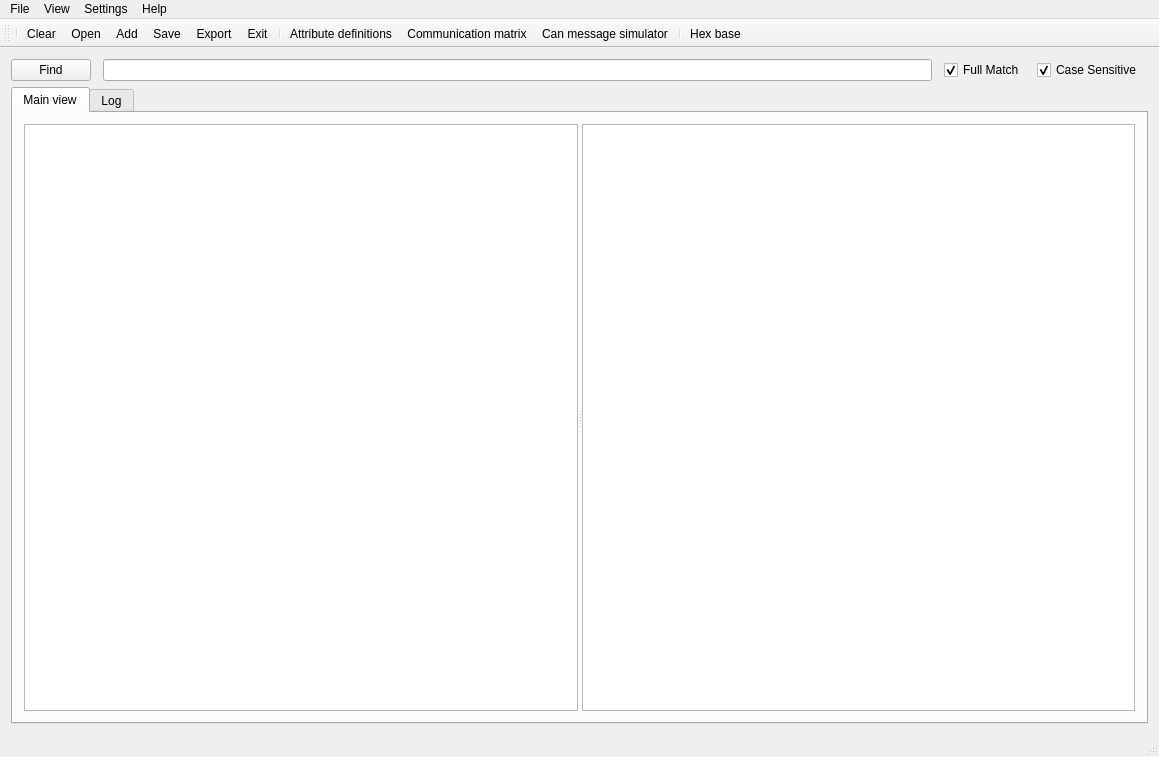
<?xml version="1.0" encoding="UTF-8"?>
<ui version="4.0">
 <class>CanBusConfiguratorClass</class>
 <widget class="QMainWindow" name="CanBusConfiguratorClass">
  <property name="geometry">
   <rect>
    <x>0</x>
    <y>0</y>
    <width>1159</width>
    <height>757</height>
   </rect>
  </property>
  <property name="windowTitle">
   <string>CanBusConfigurator</string>
  </property>
  <property name="windowIcon">
   <iconset resource="CanBusConfigurator.qrc">
    <normaloff>:/CanBusConfigurator/Icons/database.png</normaloff>:/CanBusConfigurator/Icons/database.png</iconset>
  </property>
  <property name="styleSheet">
   <string notr="true"/>
  </property>
  <widget class="QWidget" name="centralWidget">
   <layout class="QGridLayout" name="gridLayout">
    <item row="0" column="0">
     <layout class="QHBoxLayout" name="horizontalLayout">
      <property name="spacing">
       <number>12</number>
      </property>
      <item>
       <widget class="QPushButton" name="pushButton_Find">
        <property name="mouseTracking">
         <bool>false</bool>
        </property>
        <property name="styleSheet">
         <string notr="true"/>
        </property>
        <property name="text">
         <string>Find</string>
        </property>
        <property name="icon">
         <iconset resource="CanBusConfigurator.qrc">
          <normaloff>:/CanBusConfigurator/Icons/find.png</normaloff>:/CanBusConfigurator/Icons/find.png</iconset>
        </property>
       </widget>
      </item>
      <item>
       <widget class="QLineEdit" name="lineEdit_Find"/>
      </item>
      <item>
       <widget class="QCheckBox" name="checkBox_FullMatch">
        <property name="text">
         <string>Full Match</string>
        </property>
        <property name="checked">
         <bool>true</bool>
        </property>
        <property name="tristate">
         <bool>false</bool>
        </property>
       </widget>
      </item>
      <item>
       <widget class="QCheckBox" name="checkBox_CaseSensitive">
        <property name="text">
         <string>Case Sensitive</string>
        </property>
        <property name="checked">
         <bool>true</bool>
        </property>
       </widget>
      </item>
     </layout>
    </item>
    <item row="1" column="0" colspan="2">
     <widget class="QTabWidget" name="tabWidget">
      <property name="currentIndex">
       <number>0</number>
      </property>
      <widget class="QWidget" name="tab_MainView">
       <attribute name="title">
        <string>Main view</string>
       </attribute>
       <layout class="QGridLayout" name="gridLayout_2">
        <item row="0" column="0">
         <widget class="QSplitter" name="splitter">
          <property name="orientation">
           <enum>Qt::Horizontal</enum>
          </property>
          <widget class="QTreeWidget" name="treeWidget_MainView">
           <property name="sizePolicy">
            <sizepolicy hsizetype="Expanding" vsizetype="Expanding">
             <horstretch>0</horstretch>
             <verstretch>0</verstretch>
            </sizepolicy>
           </property>
           <property name="mouseTracking">
            <bool>true</bool>
           </property>
           <property name="headerHidden">
            <bool>true</bool>
           </property>
           <column>
            <property name="text">
             <string notr="true">1</string>
            </property>
           </column>
          </widget>
          <widget class="QTableWidget" name="tableWidget_Properties">
           <property name="sizePolicy">
            <sizepolicy hsizetype="Expanding" vsizetype="Expanding">
             <horstretch>0</horstretch>
             <verstretch>0</verstretch>
            </sizepolicy>
           </property>
          </widget>
         </widget>
        </item>
       </layout>
      </widget>
      <widget class="QWidget" name="tab_Log">
       <attribute name="title">
        <string>Log</string>
       </attribute>
       <layout class="QHBoxLayout" name="horizontalLayout_2">
        <item>
         <widget class="QWidget" name="widget" native="true">
          <layout class="QGridLayout" name="gridLayout_3">
           <item row="0" column="0">
            <widget class="QTextBrowser" name="textBrowser_Log"/>
           </item>
          </layout>
         </widget>
        </item>
       </layout>
      </widget>
     </widget>
    </item>
   </layout>
  </widget>
  <widget class="QMenuBar" name="menuBar">
   <property name="geometry">
    <rect>
     <x>0</x>
     <y>0</y>
     <width>1159</width>
     <height>26</height>
    </rect>
   </property>
   <widget class="QMenu" name="menu_Main">
    <property name="title">
     <string>File</string>
    </property>
    <addaction name="actionClear"/>
    <addaction name="actionOpen"/>
    <addaction name="actionAdd"/>
    <addaction name="separator"/>
    <addaction name="actionSave"/>
    <addaction name="actionExport"/>
    <addaction name="separator"/>
    <addaction name="actionExit"/>
   </widget>
   <widget class="QMenu" name="menuSettings">
    <property name="title">
     <string>Settings</string>
    </property>
    <addaction name="actionBase"/>
   </widget>
   <widget class="QMenu" name="menuView">
    <property name="title">
     <string>View</string>
    </property>
    <addaction name="actionAttribute_definitions"/>
    <addaction name="actionCommunication_matrix"/>
    <addaction name="actionCan_message_simulator"/>
   </widget>
   <widget class="QMenu" name="menuAbout">
    <property name="title">
     <string>Help</string>
    </property>
    <addaction name="actionAbout"/>
   </widget>
   <addaction name="menu_Main"/>
   <addaction name="menuView"/>
   <addaction name="menuSettings"/>
   <addaction name="menuAbout"/>
  </widget>
  <widget class="QToolBar" name="mainToolBar">
   <property name="iconSize">
    <size>
     <width>32</width>
     <height>32</height>
    </size>
   </property>
   <property name="toolButtonStyle">
    <enum>Qt::ToolButtonTextBesideIcon</enum>
   </property>
   <property name="floatable">
    <bool>true</bool>
   </property>
   <attribute name="toolBarArea">
    <enum>TopToolBarArea</enum>
   </attribute>
   <attribute name="toolBarBreak">
    <bool>false</bool>
   </attribute>
   <addaction name="separator"/>
   <addaction name="actionClear"/>
   <addaction name="actionOpen"/>
   <addaction name="actionAdd"/>
   <addaction name="actionSave"/>
   <addaction name="actionExport"/>
   <addaction name="actionExit"/>
   <addaction name="separator"/>
   <addaction name="actionAttribute_definitions"/>
   <addaction name="actionCommunication_matrix"/>
   <addaction name="actionCan_message_simulator"/>
   <addaction name="separator"/>
   <addaction name="actionBase"/>
  </widget>
  <widget class="QStatusBar" name="statusBar"/>
  <action name="actionOpen">
   <property name="icon">
    <iconset resource="CanBusConfigurator.qrc">
     <normaloff>:/CanBusConfigurator/Icons/open.png</normaloff>:/CanBusConfigurator/Icons/open.png</iconset>
   </property>
   <property name="text">
    <string>Open</string>
   </property>
  </action>
  <action name="actionAdd">
   <property name="icon">
    <iconset resource="CanBusConfigurator.qrc">
     <normaloff>:/CanBusConfigurator/Icons/add.png</normaloff>:/CanBusConfigurator/Icons/add.png</iconset>
   </property>
   <property name="text">
    <string>Add</string>
   </property>
  </action>
  <action name="actionExit">
   <property name="icon">
    <iconset resource="CanBusConfigurator.qrc">
     <normaloff>:/CanBusConfigurator/Icons/exit.png</normaloff>:/CanBusConfigurator/Icons/exit.png</iconset>
   </property>
   <property name="text">
    <string>Exit</string>
   </property>
  </action>
  <action name="actionClear">
   <property name="icon">
    <iconset resource="CanBusConfigurator.qrc">
     <normaloff>:/CanBusConfigurator/Icons/clear.png</normaloff>:/CanBusConfigurator/Icons/clear.png</iconset>
   </property>
   <property name="text">
    <string>Clear</string>
   </property>
  </action>
  <action name="actionAbout">
   <property name="text">
    <string>About</string>
   </property>
  </action>
  <action name="actionBase">
   <property name="icon">
    <iconset resource="CanBusConfigurator.qrc">
     <normaloff>:/CanBusConfigurator/Icons/hex.ico</normaloff>:/CanBusConfigurator/Icons/hex.ico</iconset>
   </property>
   <property name="text">
    <string>Hex base</string>
   </property>
  </action>
  <action name="actionCommunication_matrix">
   <property name="icon">
    <iconset resource="CanBusConfigurator.qrc">
     <normaloff>:/CanBusConfigurator/Icons/communication-matrix.png</normaloff>:/CanBusConfigurator/Icons/communication-matrix.png</iconset>
   </property>
   <property name="text">
    <string>Communication matrix</string>
   </property>
  </action>
  <action name="actionSave">
   <property name="icon">
    <iconset resource="CanBusConfigurator.qrc">
     <normaloff>:/CanBusConfigurator/Icons/save.png</normaloff>:/CanBusConfigurator/Icons/save.png</iconset>
   </property>
   <property name="text">
    <string>Save</string>
   </property>
  </action>
  <action name="actionExport">
   <property name="icon">
    <iconset resource="CanBusConfigurator.qrc">
     <normaloff>:/CanBusConfigurator/Icons/export.png</normaloff>:/CanBusConfigurator/Icons/export.png</iconset>
   </property>
   <property name="text">
    <string>Export</string>
   </property>
  </action>
  <action name="actionAttribute_definitions">
   <property name="icon">
    <iconset resource="CanBusConfigurator.qrc">
     <normaloff>:/CanBusConfigurator/Icons/attributes-list.png</normaloff>:/CanBusConfigurator/Icons/attributes-list.png</iconset>
   </property>
   <property name="text">
    <string>Attribute definitions</string>
   </property>
  </action>
  <action name="actionCan_message_simulator">
   <property name="icon">
    <iconset resource="CanBusConfigurator.qrc">
     <normaloff>:/CanBusConfigurator/Icons/can-message-simulator.png</normaloff>:/CanBusConfigurator/Icons/can-message-simulator.png</iconset>
   </property>
   <property name="text">
    <string>Can message simulator</string>
   </property>
  </action>
 </widget>
 <layoutdefault spacing="6" margin="11"/>
 <resources>
  <include location="CanBusConfigurator.qrc"/>
 </resources>
 <connections/>
</ui>
